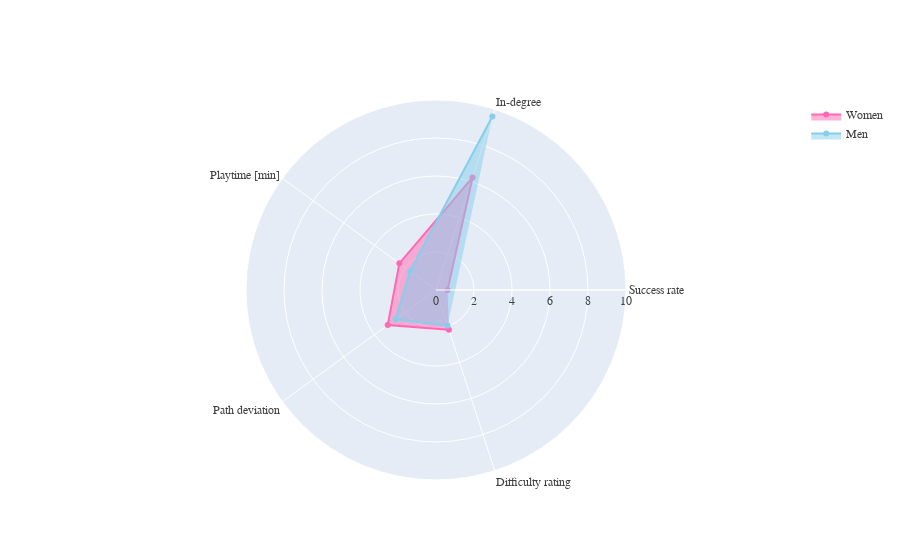

Notebook source saved alongside this figure:
### Markdown cell above
#### **Plot 4**

### Code cell
categories = ['Success rate','In-degree','Playtime [min]','Path deviation','Difficulty rating']

fig = go.Figure()

fig.add_trace(go.Scatterpolar(
      r=[wsuccessrate_mean, wlink_in, wplaytimemin_mean, wpathdev_mean, wdiffrating_mean],
      theta=categories,
      fill='toself',
      line_color='hotpink',
      name='Women'
))
fig.add_trace(go.Scatterpolar(
      r=[msuccessrate_mean, mlink_in, mplaytimemin_mean, mpathdev_mean, mdiffrating_mean],
      theta=categories,
      fill='toself',
      line_color='skyblue',
      name='Men'
))

fig.update_layout(
  polar=dict(radialaxis=dict(visible=True, range=[0, 10])), showlegend=True, font_color = '#404040', font_family='Times New Roman, serif')

fig.show()

fig.to_html(full_html = False, include_plotlyjs='cdn')
fig.write_html("datastory_plot/radarplot_test.html", full_html=False, include_plotlyjs='cdn')

### Figure 1 — Plotly figure (JSON) as saved in the notebook; plotly's stock layout.template omitted (floating-point values rounded to 4 significant figures)
{"data": [{"fill": "toself", "line": {"color": "hotpink"}, "name": "Women", "r": [0.6068, 6.231, 2.384, 3.142, 2.202], "theta": ["Success rate", "In-degree", "Playtime [min]", "Path deviation", "Difficulty rating"], "type": "scatterpolar"}, {"fill": "toself", "line": {"color": "skyblue"}, "name": "Men", "r": [[0.7758, []], 9.602, 1.687, 2.637, 1.963], "theta": ["Success rate", "In-degree", "Playtime [min]", "Path deviation", "Difficulty rating"], "type": "scatterpolar"}], "layout": {"autosize": true, "font": {"color": "#404040", "family": "Times New Roman, serif"}, "polar": {"angularaxis": {"type": "category"}, "radialaxis": {"autorange": false, "range": [0, 10], "type": "linear", "visible": true}}, "showlegend": true}}
